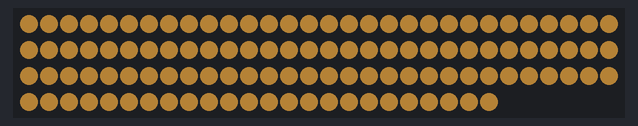
Recording of a sketch running on a simulated Arduino Uno, built with avr-gcc and run on an emulated ATmega328P. Parts: 114 RGB LEDs in strip order, left to right, continuing on the next row. Dim RGB values are drawn brighter than linear.

Above: at 0.6 s.

The sketch:

WhiteTest.ino
```cpp
#include <FastLED.h>

// How many leds in your strip?
#define NUM_LEDS 114

// For led chips like Neopixels, which have a data line, ground, and power, you just
// need to define DATA_PIN.  For led chipsets that are SPI based (four wires - data, clock,
// ground, and power), like the LPD8806 define both DATA_PIN and CLOCK_PIN
#define DATA_PIN 9
//#define CLOCK_PIN 13

// Define the array of leds
CRGB leds[NUM_LEDS];

void setup() {
      // Uncomment/edit one of the following lines for your leds arrangement.
      // FastLED.addLeds<TM1803, DATA_PIN, RGB>(leds, NUM_LEDS);
      // FastLED.addLeds<TM1804, DATA_PIN, RGB>(leds, NUM_LEDS);
      // FastLED.addLeds<TM1809, DATA_PIN, RGB>(leds, NUM_LEDS);
      // FastLED.addLeds<WS2811, DATA_PIN, RGB>(leds, NUM_LEDS);
      // FastLED.addLeds<WS2812, DATA_PIN, RGB>(leds, NUM_LEDS);
       FastLED.addLeds<WS2812B, DATA_PIN, GRB>(leds, NUM_LEDS);
  	  //FastLED.addLeds<NEOPIXEL, DATA_PIN>(leds, NUM_LEDS);
      // FastLED.addLeds<APA104, DATA_PIN, RGB>(leds, NUM_LEDS);
      // FastLED.addLeds<UCS1903, DATA_PIN, RGB>(leds, NUM_LEDS);
      // FastLED.addLeds<UCS1903B, DATA_PIN, RGB>(leds, NUM_LEDS);
      // FastLED.addLeds<GW6205, DATA_PIN, RGB>(leds, NUM_LEDS);
      // FastLED.addLeds<GW6205_400, DATA_PIN, RGB>(leds, NUM_LEDS);

      // FastLED.addLeds<WS2801, RGB>(leds, NUM_LEDS);
      // FastLED.addLeds<SM16716, RGB>(leds, NUM_LEDS);
      // FastLED.addLeds<LPD8806, RGB>(leds, NUM_LEDS);
      // FastLED.addLeds<P9813, RGB>(leds, NUM_LEDS);
      // FastLED.addLeds<APA102, RGB>(leds, NUM_LEDS);
      // FastLED.addLeds<DOTSTAR, RGB>(leds, NUM_LEDS);

      // FastLED.addLeds<WS2801, DATA_PIN, CLOCK_PIN, RGB>(leds, NUM_LEDS);
      // FastLED.addLeds<SM16716, DATA_PIN, CLOCK_PIN, RGB>(leds, NUM_LEDS);
      // FastLED.addLeds<LPD8806, DATA_PIN, CLOCK_PIN, RGB>(leds, NUM_LEDS);
      // FastLED.addLeds<P9813, DATA_PIN, CLOCK_PIN, RGB>(leds, NUM_LEDS);
      // FastLED.addLeds<APA102, DATA_PIN, CLOCK_PIN, RGB>(leds, NUM_LEDS);
      // FastLED.addLeds<DOTSTAR, DATA_PIN, CLOCK_PIN, RGB>(leds, NUM_LEDS);
      FastLED.setBrightness(64);

      // FastLED provides these pre-conigured incandescent color profiles:
//     Candle, Tungsten40W, Tungsten100W, Halogen, CarbonArc,
//     HighNoonSun, DirectSunlight, OvercastSky, ClearBlueSky,
// FastLED provides these pre-configured gaseous-light color profiles:
//     WarmFluorescent, StandardFluorescent, CoolWhiteFluorescent,
//     FullSpectrumFluorescent, GrowLightFluorescent, BlackLightFluorescent,
//     MercuryVapor, SodiumVapor, MetalHalide, HighPressureSodium,
// FastLED also provides an "Uncorrected temperature" profile
//    UncorrectedTemperature;

FastLED.setTemperature(HighPressureSodium); //

FastLED.clear();
FastLED.show();
delay(500);
fill_solid(leds,NUM_LEDS,CRGB::White);
FastLED.show();

}

void loop() {


}
```
